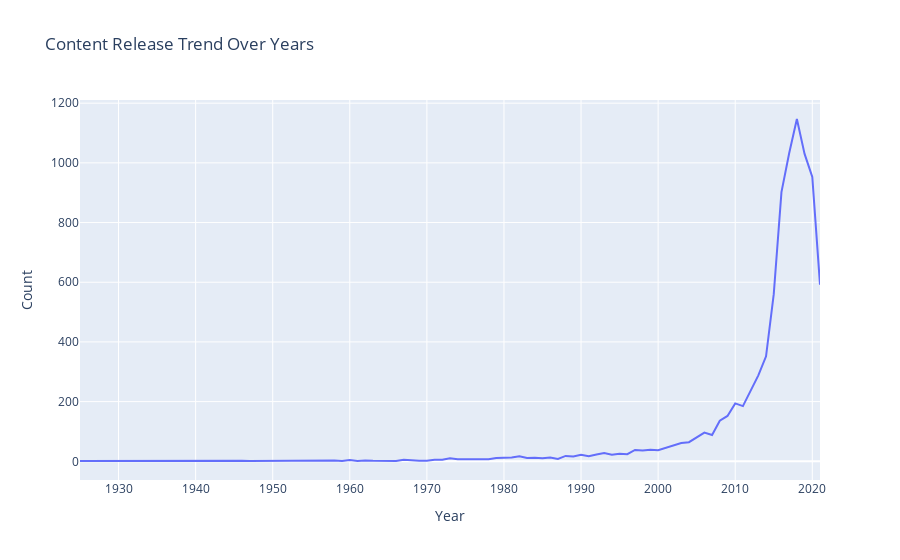

This figure's notebook cell:
### Code cell
# Import required libraries
import pandas as pd
import matplotlib.pyplot as plt
import seaborn as sns
import plotly.express as px

# Load dataset
df = pd.read_csv('netflix_titles.csv')

# Data Cleaning
df['country'].fillna('Unknown', inplace=True)
df['rating'].fillna('Unknown', inplace=True)
df['release_year'].fillna(0, inplace=True)
df['listed_in'] = df['listed_in'].str.split(', ')
genres = df.explode('listed_in')

# Create a single frame with 2x2 grid
plt.figure(figsize=(20, 15))

# Plot 1: Content Type Distribution (Pie Chart)
plt.subplot(2, 2, 1)
type_counts = df['type'].value_counts()
plt.pie(type_counts, labels=type_counts.index, autopct='%1.1f%%', colors=['#ff9999','#66b3ff'])
plt.title('Distribution of Content Type')

# Plot 2: Top 10 Countries (Bar Plot)
plt.subplot(2, 2, 2)
top_countries = df['country'].value_counts().head(10)
sns.barplot(x=top_countries.values, y=top_countries.index, palette='viridis')
plt.title('Top 10 Countries by Number of Titles')
plt.xlabel('Number of Titles')
plt.ylabel('Country')

# Plot 3: Rating Distribution (Count Plot)
plt.subplot(2, 2, 3)
sns.countplot(data=df, x='rating', order=df['rating'].value_counts().index, palette='coolwarm')
plt.title('Distribution of Ratings on Netflix')
plt.xlabel('Rating')
plt.ylabel('Count')
plt.xticks(rotation=45)

# Plot 4: Top Genres (Bar Plot)
plt.subplot(2, 2, 4)
top_genres = genres['listed_in'].value_counts().reset_index().head(10)
top_genres.columns = ['Genre', 'Count']
sns.barplot(data=top_genres, x='Count', y='Genre', palette='magma')
plt.title('Top 10 Genres on Netflix')
plt.xlabel('Number of Titles')
plt.ylabel('Genre')

# Adjust layout
plt.tight_layout()
plt.show()

# Plot 5: Release Trend (Plotly - Interactive)
release_trend = df['release_year'].value_counts().reset_index()
release_trend.columns = ['Year', 'Count']
release_trend = release_trend.sort_values('Year')

fig = px.line(release_trend, x='Year', y='Count', title='Content Release Trend Over Years')
fig.show()

### Figure 1 — Plotly figure (JSON) as saved in the notebook; plotly's stock layout.template omitted (floating-point values rounded to 4 significant figures)
{"data": [{"hovertemplate": "Year=%{x}<br>Count=%{y}<extra></extra>", "legendgroup": "", "line": {"color": "#636efa", "dash": "solid"}, "marker": {"symbol": "circle"}, "mode": "lines", "name": "", "orientation": "v", "showlegend": false, "type": "scatter", "x": [1925, 1942, 1943, 1944, 1945, 1946, 1947, 1954, 1955, 1956, 1958, 1959, 1960, 1961, 1962, 1963, 1964, 1965, 1966, 1967, 1968, 1969, 1970, 1971, 1972, 1973, 1974, 1975, 1976, 1977, 1978, 1979, 1980, 1981, 1982, 1983, 1984, 1985, 1986, 1987, 1988, 1989, 1990, 1991, 1992, 1993, 1994, 1995, 1996, 1997, 1998, 1999, 2000, 2001, 2002, 2003, 2004, 2005, 2006, 2007, 2008, 2009, 2010, 2011, 2012, 2013, 2014, 2015, 2016, 2017, 2018, 2019, 2020, 2021], "xaxis": "x", "y": [1, 2, 3, 3, 4, 2, 1, 2, 3, 2, 3, 1, 4, 1, 3, 2, 2, 2, 1, 5, 3, 2, 2, 5, 5, 10, 7, 7, 9, 7, 7, 11, 11, 13, 17, 11, 12, 10, 13, 8, 18, 16, 22, 17, 23, 28, 22, 25, 24, 38, 36, 39, 37, 45, 51, 61, 64, 80, 96, 88, 136, 152, 194, 185, 237, 288, 352, 560, 902, 1032, 1147, 1030, 953, 592], "yaxis": "y"}], "layout": {"legend": {"tracegroupgap": 0}, "title": {"text": "Content Release Trend Over Years"}, "xaxis": {"anchor": "y", "domain": [0, 1], "title": {"text": "Year"}}, "yaxis": {"anchor": "x", "domain": [0, 1], "title": {"text": "Count"}}}}
